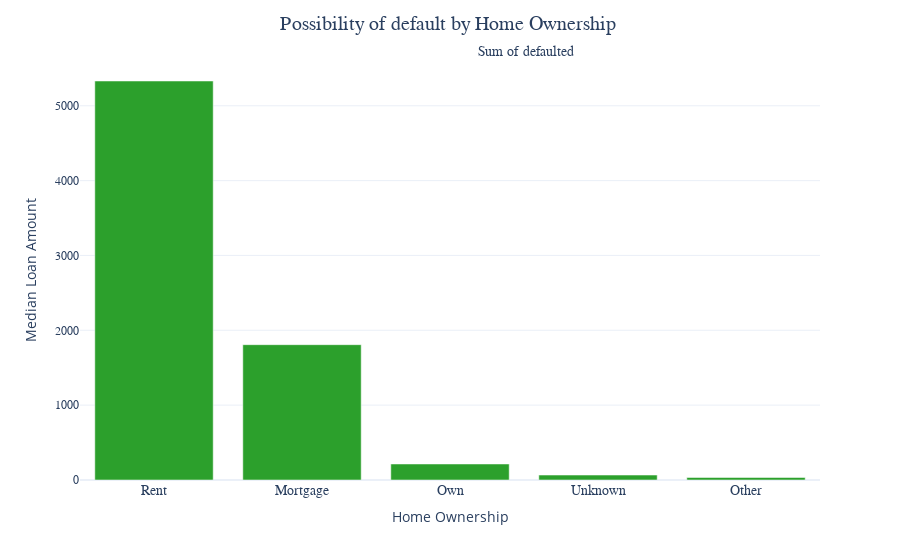

The cell this chart's notebook holds for it:
### Code cell
kedward = df.query('loan_status == 1')
aux = kedward.groupby('person_home_ownership') \
            .count() \
            .sort_values('loan_status', ascending=False) \
            .reset_index() \
            [['person_home_ownership', 'loan_status']]


bar_plot(
  data=aux, 
  x='person_home_ownership', 
  y='loan_status', 
  x_title='Home Ownership',
  y_title='Median Loan Amount',
  color='#2ca02c',
  title='''Possibility of default by Home Ownership <br> 
  <span style=\'font-size: 14px\'> 
                                  Sum of defaulted
  </span>'''
)

### Figure 1 — Plotly figure (JSON) as saved in the notebook; plotly's stock layout.template omitted (floating-point values rounded to 4 significant figures)
{"data": [{"alignmentgroup": "True", "hovertemplate": "Home Ownership=%{x}<br>Loan Status=%{y}<extra></extra>", "legendgroup": "", "marker": {"color": "#2ca02c", "pattern": {"shape": ""}}, "name": "", "offsetgroup": "", "orientation": "v", "showlegend": false, "textposition": "auto", "type": "bar", "x": ["Rent", "Mortgage", "Own", "Unknown", "Other"], "xaxis": "x", "y": [5331, 1808, 214, 66, 34], "yaxis": "y"}], "layout": {"barmode": "relative", "legend": {"tracegroupgap": 0}, "margin": {"t": 60}, "title": {"font": {"family": "Fira Code", "size": 20}, "text": "Possibility of default by Home Ownership <br> \n  <span style='font-size: 14px'> \n                                  Sum of defaulted\n  </span>", "x": 0.5}, "xaxis": {"anchor": "y", "domain": [0, 1], "tickfont": {"family": "Fira Code", "size": 14}, "title": {"text": "Home Ownership"}}, "yaxis": {"anchor": "x", "domain": [0, 1], "tickfont": {"family": "Fira Code", "size": 12}, "title": {"text": "Median Loan Amount"}}}}
